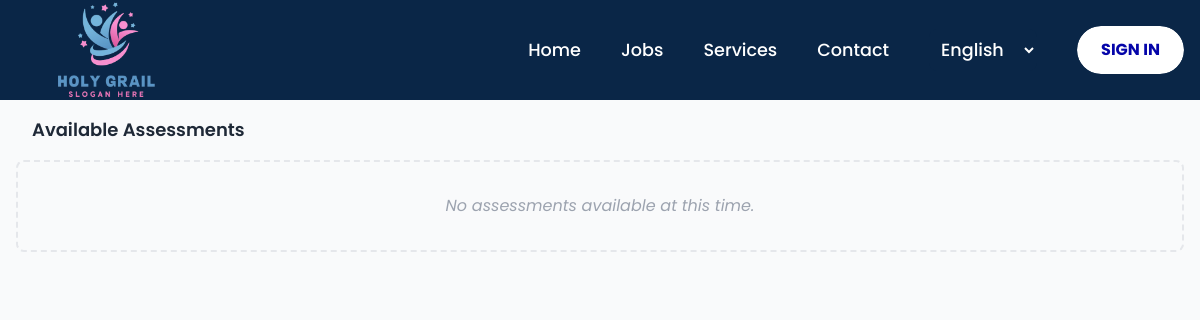
The page /assessment/ on the database as committed earlier.
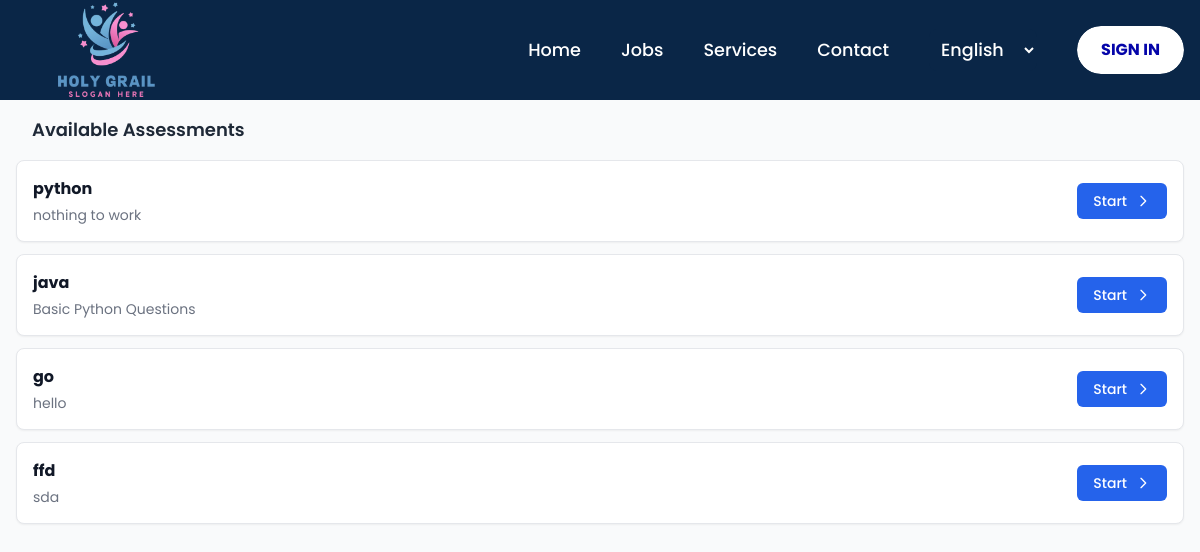
The same page on the database as committed later.
### Pages/models.py (models this page shows, shortened)
class Assessment(models.Model):
    title = models.CharField(max_length=200)
    description = models.TextField()
    duration = models.IntegerField()
    job = models.ForeignKey(Job, on_delete=models.CASCADE)

### Pages/views.py (the view)
# urls.py: path('assessment/', views.assessment, name='assessment'),
def assessment(request):
    assessments = Assessment.objects.all()
    return render(request, "Pages/assessment.html",{"assessments": assessments})

### templates/pages/assessment.html (shortened to what this page needs)
{% extends 'home.html' %}
{% load static %}
{% block csslink %}
<link rel="stylesheet" href="{% static 'css/style.css' %}"/>
<link rel="stylesheet" href="{% static 'css/Skill_Assessment.css' %}">
<link rel="stylesheet" href="https://cdnjs.cloudflare.com/ajax/libs/font-awesome/7.0.1/css/all.min.css" />
{% endblock csslink %}
{% block body %}
<div class="p-4">
    <h3 class="text-lg font-semibold text-gray-800 mb-4 px-4">Available Assessments</h3>
    <ul class="space-y-3">
        {% for assessment in assessments %}
        <li class="group block p-4 bg-white border border-gray-200 rounded-lg shadow-sm hover:border-blue-400 hover:shadow-md transition-all duration-200">
            <div class="flex items-center justify-between">
                <div class="flex-1">
                    <h4 class="text-md font-bold text-gray-900 group-hover:text-blue-600 transition-colors">
                        {{ assessment.title }}
                    </h4>
                    <p class="text-sm text-gray-500 mt-1 line-clamp-2">
                        {{ assessment.description|default:"Test your skills to improve your profile visibility." }}
                    </p>
                </div>
                <div class="ml-4">
                    <a href="{% url 'Pages:Skill_Assessment' assessment.id %}"
                       class="inline-flex items-center px-4 py-2 text-sm font-medium text-white bg-blue-600 rounded-md hover:bg-blue-700 focus:ring-4 focus:ring-blue-300 transition-colors">
                        Start
                        <svg class="w-4 h-4 ml-2" fill="none" stroke="currentColor" viewBox="0 0 24 24">
                            <path stroke-linecap="round" stroke-linejoin="round" stroke-width="2" d="M9 5l7 7-7 7"></path>
                        </svg>
                    </a>
                </div>
            </div>
        </li>
        {% empty %}
        <li class="px-4 py-8 text-center border-2 border-dashed border-gray-200 rounded-lg">
            <p class="text-gray-400 italic">No assessments available at this time.</p>
        </li>
        {% endfor %}
    </ul>
</div>
{% endblock body %}

Rows that differ between the two databases and show on the page:
added Assessment: title "python", description "nothing to work"
added Assessment: title "java", description "Basic Python Questions"
added Assessment: title "go", description "hello"
added Assessment: title "ffd", description "sda"
Other text that changed with them:
text no longer shown: "No assessments available at this time."
